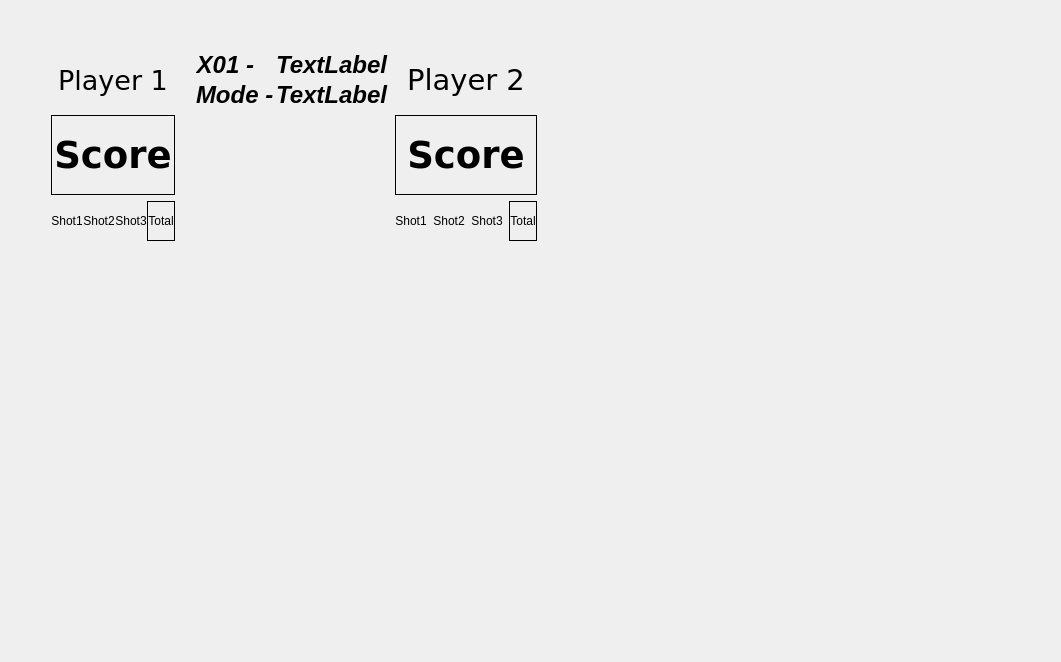
<?xml version="1.0" encoding="UTF-8"?>
<ui version="4.0">
 <class>X01</class>
 <widget class="QDialog" name="X01">
  <property name="geometry">
   <rect>
    <x>0</x>
    <y>0</y>
    <width>1061</width>
    <height>662</height>
   </rect>
  </property>
  <property name="windowTitle">
   <string>Dialog</string>
  </property>
  <layout class="QFormLayout" name="formLayout_2">
   <item row="0" column="0">
    <layout class="QHBoxLayout" name="horizontalLayout">
     <item>
      <layout class="QGridLayout" name="gridLayout">
       <item row="1" column="0">
        <spacer name="horizontalSpacer">
         <property name="orientation">
          <enum>Qt::Horizontal</enum>
         </property>
         <property name="sizeType">
          <enum>QSizePolicy::Fixed</enum>
         </property>
         <property name="sizeHint" stdset="0">
          <size>
           <width>40</width>
           <height>20</height>
          </size>
         </property>
        </spacer>
       </item>
       <item row="1" column="2">
        <layout class="QFormLayout" name="formLayout">
         <property name="horizontalSpacing">
          <number>2</number>
         </property>
         <property name="verticalSpacing">
          <number>2</number>
         </property>
         <property name="leftMargin">
          <number>15</number>
         </property>
         <item row="0" column="0">
          <widget class="QLabel" name="label_2">
           <property name="sizePolicy">
            <sizepolicy hsizetype="Minimum" vsizetype="Fixed">
             <horstretch>0</horstretch>
             <verstretch>0</verstretch>
            </sizepolicy>
           </property>
           <property name="font">
            <font>
             <pointsize>18</pointsize>
             <weight>75</weight>
             <italic>true</italic>
             <bold>true</bold>
            </font>
           </property>
           <property name="text">
            <string>X01 -</string>
           </property>
           <property name="alignment">
            <set>Qt::AlignRight|Qt::AlignTrailing|Qt::AlignVCenter</set>
           </property>
          </widget>
         </item>
         <item row="0" column="1">
          <widget class="QLabel" name="count_label">
           <property name="font">
            <font>
             <pointsize>18</pointsize>
             <weight>75</weight>
             <italic>true</italic>
             <bold>true</bold>
            </font>
           </property>
           <property name="text">
            <string>TextLabel</string>
           </property>
           <property name="alignment">
            <set>Qt::AlignLeading|Qt::AlignLeft|Qt::AlignVCenter</set>
           </property>
          </widget>
         </item>
         <item row="1" column="0">
          <widget class="QLabel" name="label_8">
           <property name="font">
            <font>
             <pointsize>18</pointsize>
             <weight>75</weight>
             <italic>true</italic>
             <bold>true</bold>
            </font>
           </property>
           <property name="text">
            <string>Mode -</string>
           </property>
          </widget>
         </item>
         <item row="1" column="1">
          <widget class="QLabel" name="mode_label">
           <property name="font">
            <font>
             <pointsize>18</pointsize>
             <weight>75</weight>
             <italic>true</italic>
             <bold>true</bold>
            </font>
           </property>
           <property name="text">
            <string>TextLabel</string>
           </property>
          </widget>
         </item>
        </layout>
       </item>
       <item row="2" column="3">
        <widget class="QLabel" name="player2_score_label">
         <property name="minimumSize">
          <size>
           <width>80</width>
           <height>80</height>
          </size>
         </property>
         <property name="font">
          <font>
           <family>Bitstream Vera Sans</family>
           <pointsize>28</pointsize>
           <weight>75</weight>
           <bold>true</bold>
          </font>
         </property>
         <property name="frameShape">
          <enum>QFrame::Box</enum>
         </property>
         <property name="text">
          <string>Score</string>
         </property>
         <property name="alignment">
          <set>Qt::AlignCenter</set>
         </property>
        </widget>
       </item>
       <item row="1" column="4">
        <spacer name="horizontalSpacer_2">
         <property name="orientation">
          <enum>Qt::Horizontal</enum>
         </property>
         <property name="sizeType">
          <enum>QSizePolicy::Fixed</enum>
         </property>
         <property name="sizeHint" stdset="0">
          <size>
           <width>40</width>
           <height>20</height>
          </size>
         </property>
        </spacer>
       </item>
       <item row="3" column="1">
        <layout class="QHBoxLayout" name="horizontalLayout_2">
         <property name="spacing">
          <number>0</number>
         </property>
         <item>
          <widget class="QLabel" name="label_7">
           <property name="frameShape">
            <enum>QFrame::NoFrame</enum>
           </property>
           <property name="text">
            <string>Shot1</string>
           </property>
           <property name="alignment">
            <set>Qt::AlignCenter</set>
           </property>
          </widget>
         </item>
         <item>
          <widget class="QLabel" name="label_9">
           <property name="frameShape">
            <enum>QFrame::NoFrame</enum>
           </property>
           <property name="text">
            <string>Shot2</string>
           </property>
           <property name="alignment">
            <set>Qt::AlignCenter</set>
           </property>
          </widget>
         </item>
         <item>
          <widget class="QLabel" name="label_10">
           <property name="frameShape">
            <enum>QFrame::NoFrame</enum>
           </property>
           <property name="text">
            <string>Shot3</string>
           </property>
           <property name="alignment">
            <set>Qt::AlignCenter</set>
           </property>
          </widget>
         </item>
         <item>
          <widget class="QLabel" name="label_14">
           <property name="frameShape">
            <enum>QFrame::Box</enum>
           </property>
           <property name="text">
            <string>Total</string>
           </property>
           <property name="alignment">
            <set>Qt::AlignCenter</set>
           </property>
          </widget>
         </item>
        </layout>
       </item>
       <item row="2" column="1">
        <widget class="QLabel" name="player1_score_label">
         <property name="minimumSize">
          <size>
           <width>80</width>
           <height>80</height>
          </size>
         </property>
         <property name="font">
          <font>
           <family>Bitstream Vera Sans</family>
           <pointsize>28</pointsize>
           <weight>75</weight>
           <bold>true</bold>
          </font>
         </property>
         <property name="frameShape">
          <enum>QFrame::Box</enum>
         </property>
         <property name="text">
          <string>Score</string>
         </property>
         <property name="alignment">
          <set>Qt::AlignCenter</set>
         </property>
        </widget>
       </item>
       <item row="1" column="3">
        <widget class="QLabel" name="label_4">
         <property name="font">
          <font>
           <family>Bitstream Vera Sans</family>
           <pointsize>22</pointsize>
          </font>
         </property>
         <property name="text">
          <string>Player 2</string>
         </property>
         <property name="alignment">
          <set>Qt::AlignCenter</set>
         </property>
        </widget>
       </item>
       <item row="0" column="2">
        <spacer name="verticalSpacer_4">
         <property name="orientation">
          <enum>Qt::Vertical</enum>
         </property>
         <property name="sizeType">
          <enum>QSizePolicy::Fixed</enum>
         </property>
         <property name="sizeHint" stdset="0">
          <size>
           <width>20</width>
           <height>40</height>
          </size>
         </property>
        </spacer>
       </item>
       <item row="1" column="1">
        <widget class="QLabel" name="label_3">
         <property name="font">
          <font>
           <family>Bitstream Vera Sans</family>
           <pointsize>20</pointsize>
          </font>
         </property>
         <property name="text">
          <string>Player 1</string>
         </property>
         <property name="alignment">
          <set>Qt::AlignCenter</set>
         </property>
        </widget>
       </item>
       <item row="3" column="3">
        <layout class="QHBoxLayout" name="horizontalLayout_3">
         <item>
          <widget class="QLabel" name="label_11">
           <property name="text">
            <string>Shot1</string>
           </property>
           <property name="alignment">
            <set>Qt::AlignCenter</set>
           </property>
          </widget>
         </item>
         <item>
          <widget class="QLabel" name="label_12">
           <property name="text">
            <string>Shot2</string>
           </property>
           <property name="alignment">
            <set>Qt::AlignCenter</set>
           </property>
          </widget>
         </item>
         <item>
          <widget class="QLabel" name="label_13">
           <property name="text">
            <string>Shot3</string>
           </property>
           <property name="alignment">
            <set>Qt::AlignCenter</set>
           </property>
          </widget>
         </item>
         <item>
          <widget class="QLabel" name="label_15">
           <property name="frameShape">
            <enum>QFrame::Box</enum>
           </property>
           <property name="text">
            <string>Total</string>
           </property>
           <property name="alignment">
            <set>Qt::AlignCenter</set>
           </property>
          </widget>
         </item>
        </layout>
       </item>
       <item row="4" column="1">
        <spacer name="verticalSpacer_2">
         <property name="orientation">
          <enum>Qt::Vertical</enum>
         </property>
         <property name="sizeType">
          <enum>QSizePolicy::Expanding</enum>
         </property>
         <property name="sizeHint" stdset="0">
          <size>
           <width>20</width>
           <height>40</height>
          </size>
         </property>
        </spacer>
       </item>
       <item row="3" column="2">
        <layout class="QVBoxLayout" name="verticalLayout">
         <item>
          <spacer name="verticalSpacer">
           <property name="orientation">
            <enum>Qt::Vertical</enum>
           </property>
           <property name="sizeType">
            <enum>QSizePolicy::Fixed</enum>
           </property>
           <property name="sizeHint" stdset="0">
            <size>
             <width>20</width>
             <height>40</height>
            </size>
           </property>
          </spacer>
         </item>
        </layout>
       </item>
       <item row="4" column="2">
        <widget class="QLabel" name="label">
         <property name="text">
          <string/>
         </property>
         <property name="alignment">
          <set>Qt::AlignCenter</set>
         </property>
        </widget>
       </item>
       <item row="4" column="3">
        <spacer name="verticalSpacer_3">
         <property name="orientation">
          <enum>Qt::Vertical</enum>
         </property>
         <property name="sizeType">
          <enum>QSizePolicy::Expanding</enum>
         </property>
         <property name="sizeHint" stdset="0">
          <size>
           <width>20</width>
           <height>40</height>
          </size>
         </property>
        </spacer>
       </item>
      </layout>
     </item>
    </layout>
   </item>
  </layout>
 </widget>
 <resources/>
 <connections/>
</ui>
